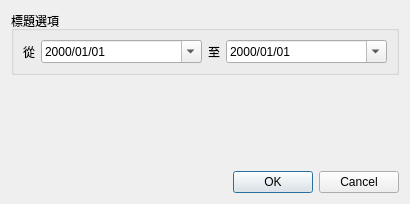
<?xml version="1.0" encoding="UTF-8"?>
<ui version="4.0">
 <class>Dialog_date_picker</class>
 <widget class="QDialog" name="Dialog_date_picker">
  <property name="windowModality">
   <enum>Qt::NonModal</enum>
  </property>
  <property name="geometry">
   <rect>
    <x>0</x>
    <y>0</y>
    <width>410</width>
    <height>204</height>
   </rect>
  </property>
  <property name="sizePolicy">
   <sizepolicy hsizetype="Preferred" vsizetype="Preferred">
    <horstretch>0</horstretch>
    <verstretch>0</verstretch>
   </sizepolicy>
  </property>
  <property name="windowTitle">
   <string>日期選擇</string>
  </property>
  <layout class="QVBoxLayout" name="verticalLayout">
   <item>
    <widget class="QGroupBox" name="groupBox_duration">
     <property name="title">
      <string>標題選項</string>
     </property>
     <property name="flat">
      <bool>true</bool>
     </property>
     <layout class="QHBoxLayout" name="horizontalLayout">
      <item>
       <widget class="QLabel" name="label_4">
        <property name="text">
         <string>從</string>
        </property>
        <property name="alignment">
         <set>Qt::AlignLeading|Qt::AlignLeft|Qt::AlignVCenter</set>
        </property>
       </widget>
      </item>
      <item>
       <widget class="QDateEdit" name="dateEdit_start_date">
        <property name="sizePolicy">
         <sizepolicy hsizetype="Expanding" vsizetype="Fixed">
          <horstretch>0</horstretch>
          <verstretch>0</verstretch>
         </sizepolicy>
        </property>
        <property name="currentSection">
         <enum>QDateTimeEdit::YearSection</enum>
        </property>
        <property name="displayFormat">
         <string>yyyy/MM/dd</string>
        </property>
        <property name="calendarPopup">
         <bool>true</bool>
        </property>
       </widget>
      </item>
      <item>
       <widget class="QLabel" name="label_5">
        <property name="text">
         <string>至</string>
        </property>
        <property name="alignment">
         <set>Qt::AlignLeading|Qt::AlignLeft|Qt::AlignVCenter</set>
        </property>
       </widget>
      </item>
      <item>
       <widget class="QDateEdit" name="dateEdit_end_date">
        <property name="sizePolicy">
         <sizepolicy hsizetype="Expanding" vsizetype="Fixed">
          <horstretch>0</horstretch>
          <verstretch>0</verstretch>
         </sizepolicy>
        </property>
        <property name="currentSection">
         <enum>QDateTimeEdit::YearSection</enum>
        </property>
        <property name="displayFormat">
         <string>yyyy/MM/dd</string>
        </property>
        <property name="calendarPopup">
         <bool>true</bool>
        </property>
       </widget>
      </item>
     </layout>
    </widget>
   </item>
   <item>
    <spacer name="verticalSpacer">
     <property name="orientation">
      <enum>Qt::Vertical</enum>
     </property>
     <property name="sizeHint" stdset="0">
      <size>
       <width>20</width>
       <height>40</height>
      </size>
     </property>
    </spacer>
   </item>
   <item>
    <widget class="QDialogButtonBox" name="buttonBox">
     <property name="orientation">
      <enum>Qt::Horizontal</enum>
     </property>
     <property name="standardButtons">
      <set>QDialogButtonBox::Cancel|QDialogButtonBox::Ok</set>
     </property>
     <property name="centerButtons">
      <bool>false</bool>
     </property>
    </widget>
   </item>
  </layout>
 </widget>
 <resources/>
 <connections>
  <connection>
   <sender>buttonBox</sender>
   <signal>accepted()</signal>
   <receiver>Dialog_date_picker</receiver>
   <slot>accept()</slot>
   <hints>
    <hint type="sourcelabel">
     <x>248</x>
     <y>254</y>
    </hint>
    <hint type="destinationlabel">
     <x>157</x>
     <y>274</y>
    </hint>
   </hints>
  </connection>
  <connection>
   <sender>buttonBox</sender>
   <signal>rejected()</signal>
   <receiver>Dialog_date_picker</receiver>
   <slot>reject()</slot>
   <hints>
    <hint type="sourcelabel">
     <x>316</x>
     <y>260</y>
    </hint>
    <hint type="destinationlabel">
     <x>286</x>
     <y>274</y>
    </hint>
   </hints>
  </connection>
 </connections>
</ui>
